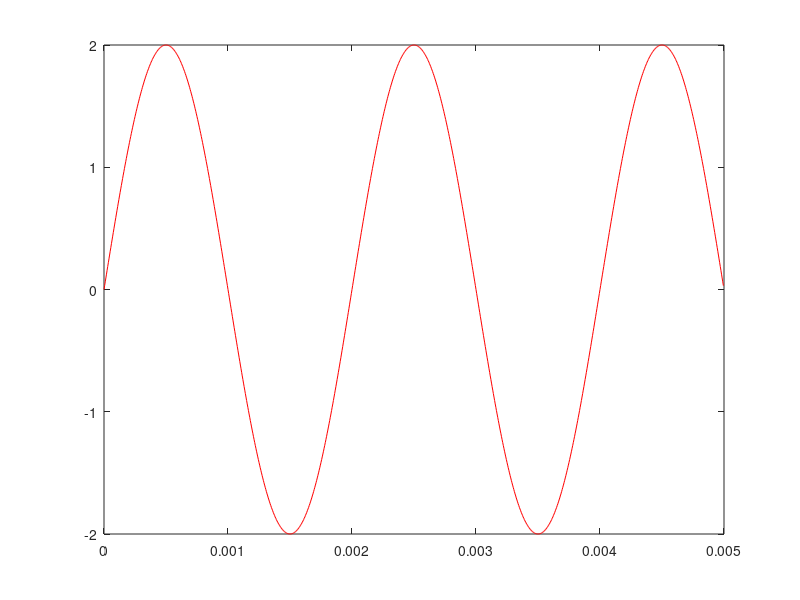
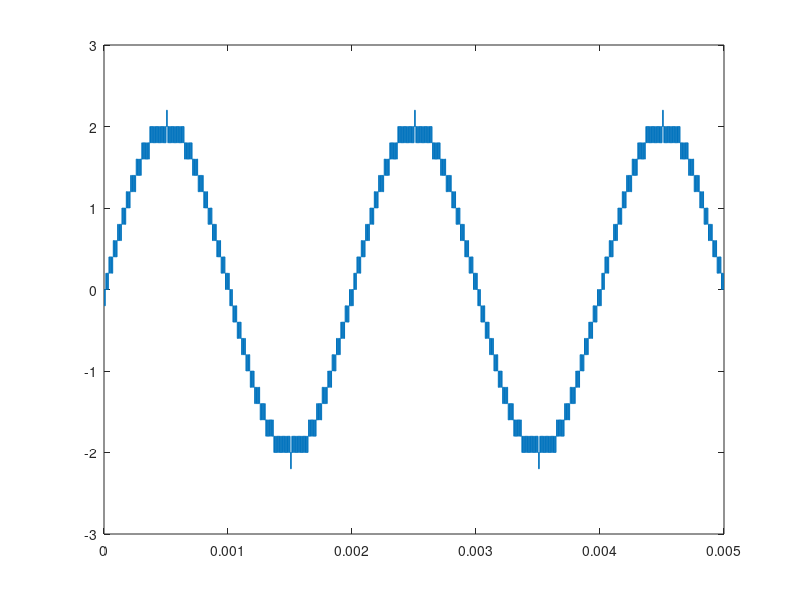
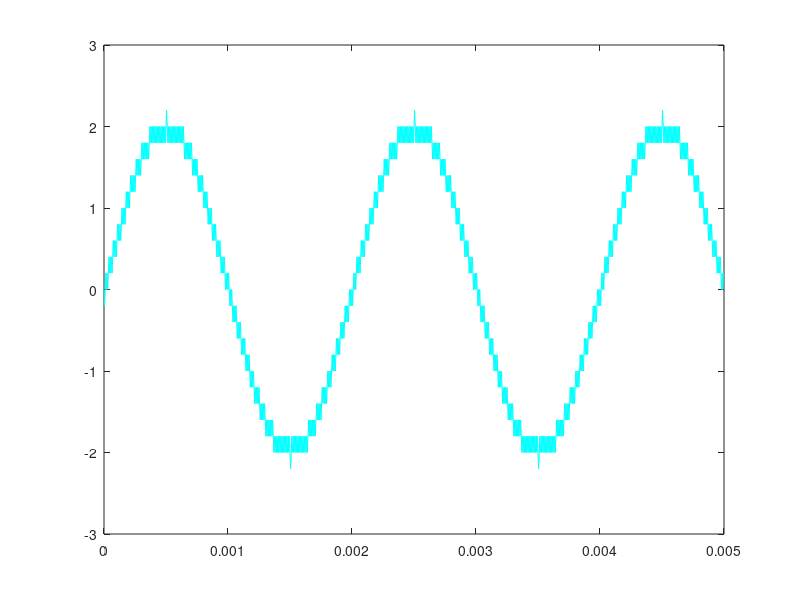
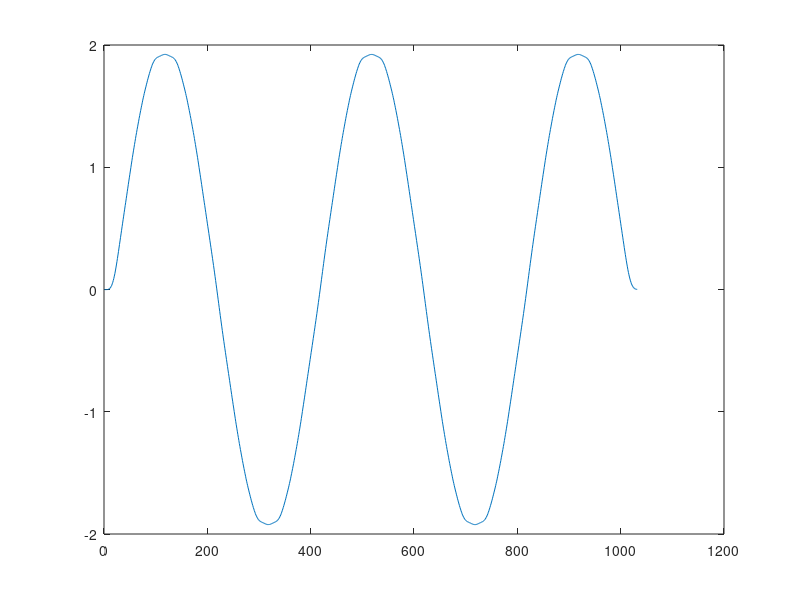

Write the MATLAB code that produced these figures, in order.
clc;
clear all;
close all;
%Sine wave Amplitude,Sampling frequency and sampling time.
A=2;
Fs=200e3;
Ts=1/Fs;
%x-coordinate (x-axis) from(0 till 5*10^-3)
t=0:Ts:5e-3-Ts;
%modulating signal
x= A*sin(2*pi*500*t);
len = length(t);
%plot the modulating signal
figure(1);
plot(t,x,'r');
%Specify the length of the stair fn
delta = 0.2;
xn=0;
%start modulation
for i =1:len-1;
    if x(i)>xn(i)
        d(i)=1;
        xn(i+1)=xn(i)+delta;
    else
        d(i) =0;
        xn(i+1)=xn(i)-delta;
    end
end
%plot the signal after DM.
figure(2);
stairs(t,xn);

 %Demodualtion 
for i=1:d
    if d(i)>xn(i)
        d(i)=0;
        xn(i+1)=xn(i+1)-delta;
    else
        d(i)=1;
        xn(i+1)=xn(i)+delta;
    end
end
%plot demodulated signal
figure(3);
plot(t,xn,'c');
%Adjust the low pass filter
cut_off=1.5e3/Fs/2;
order=32;
h=fir1(order,cut_off);
%pass the demodulated signa; through the filter in the time domain.
con=conv(xn,h);
%plot the resulting signal after smoothing.
figure(4);
plot(con);
%calc square error

        